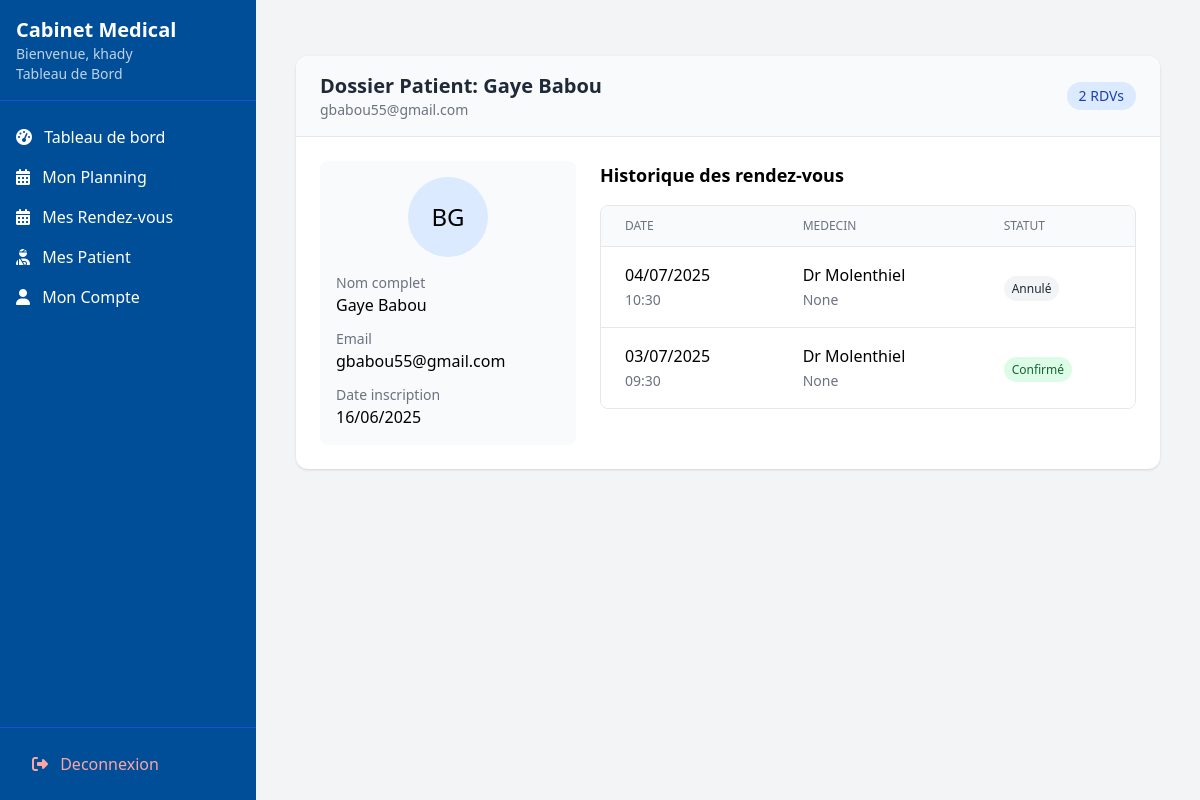
Page /docteur/patients/1/ (signed in) on the earlier database version.
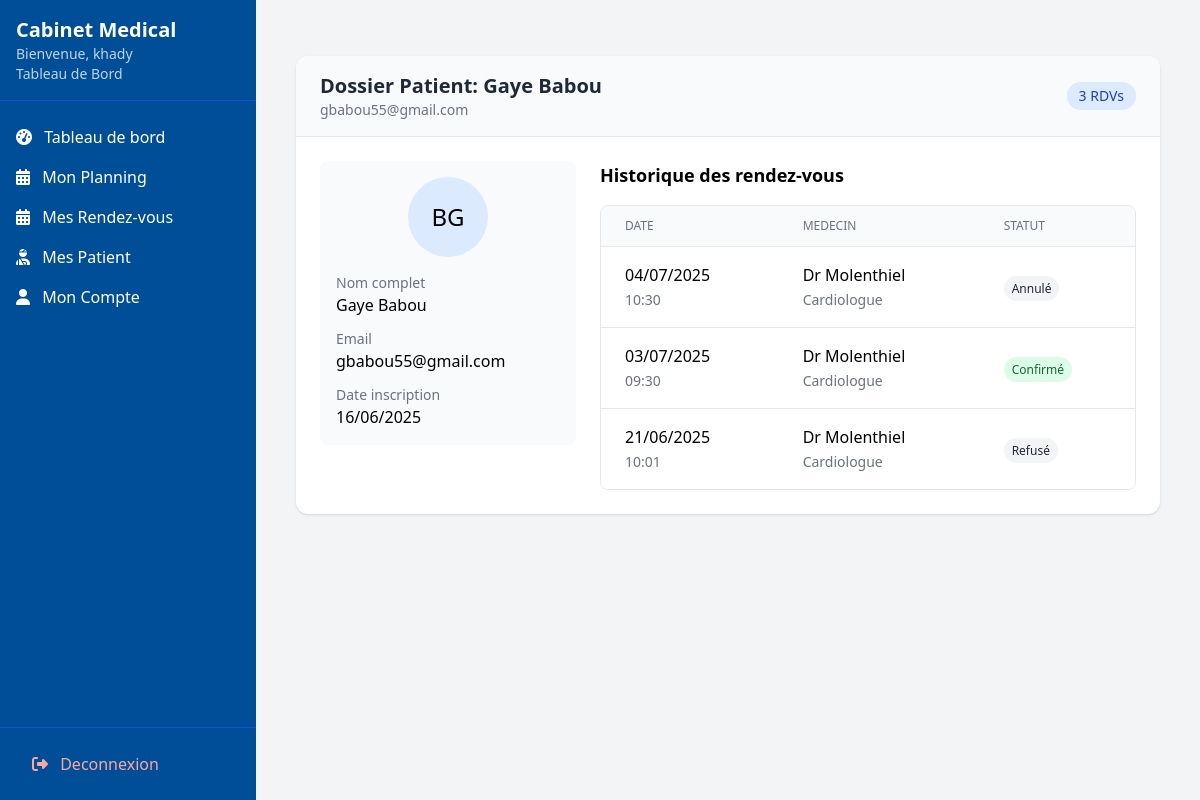
Same page on the later database version.
### rendez_vous/models.py (models this page shows, shortened)
class RendezVous(models.Model):
    STATUT_CHOICES = [
        ('en_attente', 'En attente'),
        ('confirme', 'Confirmé'),
        ('refuse', 'Refusé'),
        ('annule', 'Annulé')
    ]
    docteur = models.ForeignKey(Docteur, on_delete=models.CASCADE, related_name='rendez_vous')
    patient = models.ForeignKey(Patient, on_delete=models.CASCADE, related_name='rendez_vous')
    titre = models.CharField(max_length=255)
    creneau = models.ForeignKey('CreneauHoraire', on_delete=models.CASCADE, null=True, blank=True)
    date = models.DateField()  #  conserver pour compatibilite
    heure = models.TimeField()  # conserver pour compatibilite
    statut = models.CharField(
        max_length=20,
        choices=STATUT_CHOICES,
        default='en_attente'
    )
    lieu = models.CharField(max_length=255, verbose_name="Lieu du rendez-vous")
    STATUT_CHOICES = [
        ('en_attente', 'En attente'),
        ('confirme', 'Confirmé'),
        ('refuse', 'Refusé'),
        ('annule', 'Annulé')
    ]
    docteur = models.ForeignKey(Docteur, on_delete=models.CASCADE, related_name='rendez_vous')
    patient = models.ForeignKey(Patient, on_delete=models.CASCADE, related_name='rendez_vous')
    titre = models.CharField(max_length=255)
    date = models.DateField()
    heure = models.TimeField()
    statut = models.CharField(
        max_length=20,
        choices=STATUT_CHOICES,
        default='en_attente'
    )
    lieu = models.CharField(max_length=255, verbose_name="Lieu du rendez-vous")
    class Meta:
        ordering = ['date', 'heure']
        verbose_name_plural = "Rendez-vous"

### utilisateurs/models.py (models this page shows, shortened)
class Docteur(models.Model):
    user = models.OneToOneField(User, on_delete=models.CASCADE, related_name='docteur_profile')
    specialite = models.ForeignKey(Specialite, on_delete=models.SET_NULL, null=True)
    est_approuve = models.BooleanField(default=False)  # Approuve par l'admin
    numero_licence = models.CharField(max_length=50, unique=True,null=True)
    bio = models.TextField(blank=True)
    experience = models.PositiveIntegerField(default=0)
    consultation_fee = models.DecimalField(max_digits=10, decimal_places=2, default=0.00)

class User(AbstractUser):
    username = None
    email = models.EmailField('email address', unique=True)
    nom = models.CharField(max_length=100)
    prenom = models.CharField(max_length=100)
    is_doctor_request = models.BooleanField(default=False)
    role = models.CharField(
        max_length=20,
        choices=[('patient', 'Patient'), ('docteur', 'Docteur'), ('admin', 'Administrateur')],
        default='patient'
    )
    telephone = models.CharField(max_length=20, blank=True, null=True)
    date_naiss = models.DateField(null=True, blank=True)
    adresse = models.TextField(blank=True)
    genre = models.CharField(max_length=1, choices=[('M', 'Masculin'), ('F', 'Féminin'), ('O', 'Autre')], blank=True)
    verification_code = models.CharField(max_length=6, null=True, blank=True)
    code_expires_at = models.DateTimeField(null=True, blank=True)  #  pour expiration
    USERNAME_FIELD = 'email'
    REQUIRED_FIELDS = ['nom', 'prenom']
    objects = UserManager()
    class Meta:
        db_table = 'utilisateurs_user'
    @property
    def docteur(self):
        return self.docteur_profile
    @property
    def patient(self):
        """Propriete pour acceder au profil patient"""
        return self.patient_profile
    def get_initials(self):
        return f"{self.prenom[0]}{self.nom[0]}".upper()

class Specialite(models.Model):
    nom = models.CharField(max_length=100, unique=True)
    description = models.TextField(blank=True)
    class Meta:
        verbose_name = "Specialite"
        verbose_name_plural = "Specialites"
        ordering = ['nom']
    nom = models.CharField(max_length=100)
    description = models.TextField(blank=True)
    def __str__(self):
        return self.nom

### utilisateurs/views.py (the view)
# urls.py: path('docteur/patients/<int:patient_id>/', views.patient_detail, name='docteur_patient_detail'),
@login_required
def patient_detail(request, patient_id):
    patient = get_object_or_404(Patient, id=patient_id)
    if request.user.role == 'docteur':
        if not RendezVous.objects.filter(docteur=request.user.docteur, patient=patient).exists():
            raise PermissionDenied
    elif request.user.role != 'admin':
        raise PermissionDenied
    rdvs = RendezVous.objects.filter(patient=patient).order_by('-date')
    if request.user.role == 'docteur':
        rdvs = rdvs.filter(docteur=request.user.docteur)
    context = {
        'patient': patient,
        'rdvs': rdvs[:5],
        'total_rdvs': rdvs.count()
    }
    return render(request, 'patients/patient_detail.html', context)

### templates/patients/patient_detail.html (shortened to what the changed rows need)
{% extends "base_dashboard.html" %}
{% load static %}
{% block content %}
<div class="container mx-auto px-4 py-8">
    <div class="bg-white rounded-xl shadow overflow-hidden">
        <div class="px-6 py-4 border-b bg-gray-50 flex justify-between items-center">
            <div>
                <h1 class="text-xl font-bold text-gray-800">
                    Dossier Patient: {{ patient.user.nom }} {{ patient.user.prenom }}
                </h1>
                <p class="text-sm text-gray-500">{{ patient.user.email }}</p>
            </div>
            <span class="bg-blue-100 text-blue-800 px-3 py-1 rounded-full text-sm">
                {{ total_rdvs }} RDV{% if total_rdvs > 1 %}s{% endif %}
            </span>
        </div>
        <div class="p-6 grid grid-cols-1 md:grid-cols-3 gap-6">
            <div class="md:col-span-2">
                <h2 class="text-lg font-semibold mb-4">Historique des rendez-vous</h2>
                <div class="bg-white border rounded-lg overflow-hidden">
                    <table class="min-w-full divide-y divide-gray-200">
                        <thead class="bg-gray-50">
                            <tr>
                                <th class="px-6 py-3 text-left text-xs font-medium text-gray-500 uppercase">Date</th>
                                <th class="px-6 py-3 text-left text-xs font-medium text-gray-500 uppercase">Medecin</th>
                                <th class="px-6 py-3 text-left text-xs font-medium text-gray-500 uppercase">Statut</th>
                            </tr>
                        </thead>
                        <tbody class="bg-white divide-y divide-gray-200">
                            {% for rdv in rdvs %}
                            <tr class="hover:bg-gray-50">
                                <td class="px-6 py-4 whitespace-nowrap">
                                    {{ rdv.date|date:"d/m/Y" }}<br>
                                    <span class="text-sm text-gray-500">{{ rdv.heure|time:"H:i" }}</span>
                                </td>
                                <td class="px-6 py-4 whitespace-nowrap">
                                    Dr {{ rdv.docteur.user.nom }}<br>
                                    <span class="text-sm text-gray-500">{{ rdv.docteur.specialite }}</span>
                                </td>
                                <td class="px-6 py-4 whitespace-nowrap">
                                    <span class="px-2 py-1 text-xs rounded-full
                                        {% if rdv.statut == 'confirme' %}bg-green-100 text-green-800
                                        {% elif rdv.statut == 'en_attente' %}bg-yellow-100 text-yellow-800
                                        {% else %}bg-gray-100 text-gray-800{% endif %}">
                                        {{ rdv.get_statut_display }}
                                    </span>
                                </td>
                            </tr>
                            {% empty %}
                            <tr>
                                <td colspan="3" class="px-6 py-4 text-center text-gray-500">
                                    Aucun rendez-vous enregistre
                                </td>
                            </tr>
                            {% endfor %}
                        </tbody>
                    </table>
                </div>
            </div>
        </div>
    </div>
</div>
{% endblock %}

Differences in the rows shown:
changed through a linked row, RendezVous "Annulé": docteur.specialite "None" → "Cardiologue"
changed through a linked row, RendezVous "Confirmé": docteur.specialite "None" → "Cardiologue"
added RendezVous: date "21/06/2025", heure "10:01", docteur.user.nom "Molenthiel", docteur.specialite "Cardiologue", statut "Refusé"
Other differences:
{{ total_rdvs }}: "2" → "3"
